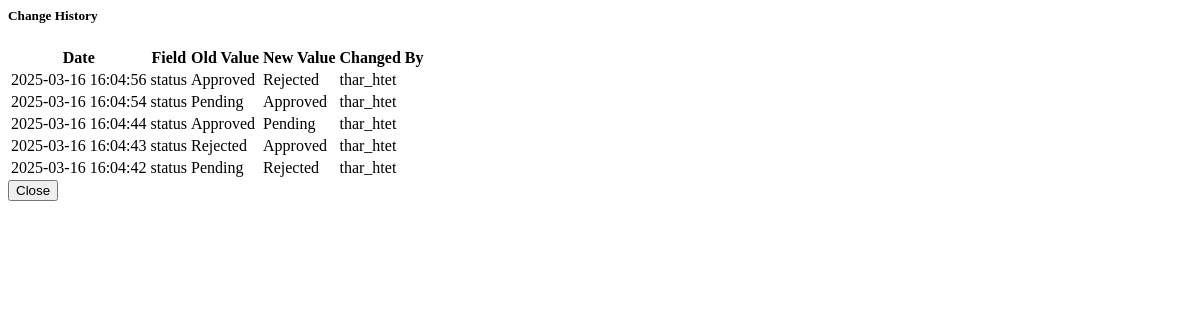
Before: /transaction/56/ (signed in) with the older database file.
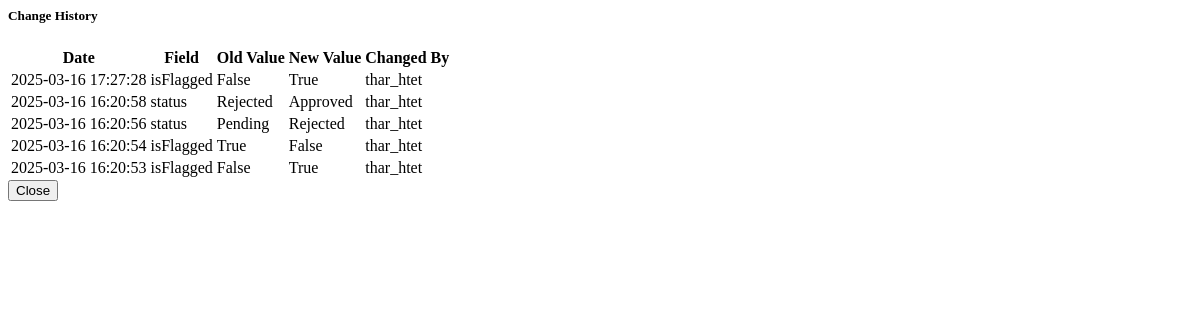
After: the same page with the newer database file.
### auditApp/models.py (models this page shows, shortened)
class TransactionHistory(models.Model):
    transaction = models.ForeignKey('Transaction', on_delete=models.CASCADE, related_name='history')
    changed_by = models.ForeignKey(User, on_delete=models.SET_NULL, null=True)
    changed_at = models.DateTimeField(auto_now_add=True)
    field_name = models.CharField(max_length=100)
    old_value = models.CharField(max_length=255, null=True)
    new_value = models.CharField(max_length=255, null=True)
    class Meta:
        ordering = ['-changed_at']

### auditApp/views.py (the view)
# urls.py: path('transaction/<int:pk>/', views.transaction_detail, name='transaction_detail'),
@login_required
def transaction_detail(request, pk):
    try:
        transaction = Transaction.objects.get(pk=pk)
        return render(request, 'partials/transaction_detail.html', {
            'transaction': transaction
        })
    except ObjectDoesNotExist:
        messages.error(request, 'Transaction not found.')
        return redirect('home')
    except DatabaseError as e:
        messages.error(request, 'A database error occurred.')
        print(f"Database error: {e}")
        return redirect('home')

### auditApp/models.py (called while the page is built)
    def get_history(self):
        return self.history.all().select_related('changed_by').order_by('-changed_at')

### auditApp/templates/partials/transaction_detail.html (shortened to what this page needs)
{% if transaction %}
<div class="modal-content">
    <div class="modal-body">
        <h5 class="mb-3">Change History</h5>
        <div class="table-responsive">
            <table class="table table-sm">
                <thead>
                    <tr>
                        <th>Date</th>
                        <th>Field</th>
                        <th>Old Value</th>
                        <th>New Value</th>
                        <th>Changed By</th>
                    </tr>
                </thead>
                <tbody>
                    {% for history in transaction.get_history|slice:":5" %}
                    <tr>
                        <td>{{ history.changed_at|date:"Y-m-d H:i:s" }}</td>
                        <td>{{ history.field_name }}</td>
                        <td>{{ history.old_value }}</td>
                        <td>{{ history.new_value }}</td>
                        <td>{{ history.changed_by.username }}</td>
                    </tr>
                    {% endfor %}
                </tbody>
            </table>
        </div>
    </div>
    <div class="modal-footer">
        <button type="button" class="btn btn-secondary" data-bs-dismiss="modal">Close</button>
    </div>
</div>
{% endif %}

Changed rows visible on the page:
no longer on this page (row unchanged): TransactionHistory: changed_at "2025-03-16 16:04:56", field_name "status", old_value "Approved", new_value "Rejected", changed_by.username "thar_htet"
no longer on this page (row unchanged): TransactionHistory: changed_at "2025-03-16 16:04:54", field_name "status", old_value "Pending", new_value "Approved", changed_by.username "thar_htet"
no longer on this page (row unchanged): TransactionHistory: changed_at "2025-03-16 16:04:44", field_name "status", old_value "Approved", new_value "Pending", changed_by.username "thar_htet"
no longer on this page (row unchanged): TransactionHistory: changed_at "2025-03-16 16:04:43", field_name "status", old_value "Rejected", new_value "Approved", changed_by.username "thar_htet"
no longer on this page (row unchanged): TransactionHistory: changed_at "2025-03-16 16:04:42", field_name "status", old_value "Pending", new_value "Rejected", changed_by.username "thar_htet"
added TransactionHistory: changed_at "2025-03-16 17:27:28", field_name "isFlagged", old_value "False", new_value "True", changed_by.username "thar_htet"
added TransactionHistory: changed_at "2025-03-16 16:20:58", field_name "status", old_value "Rejected", new_value "Approved", changed_by.username "thar_htet"
added TransactionHistory: changed_at "2025-03-16 16:20:56", field_name "status", old_value "Pending", new_value "Rejected", changed_by.username "thar_htet"
added TransactionHistory: changed_at "2025-03-16 16:20:54", field_name "isFlagged", old_value "True", new_value "False", changed_by.username "thar_htet"
added TransactionHistory: changed_at "2025-03-16 16:20:53", field_name "isFlagged", old_value "False", new_value "True", changed_by.username "thar_htet"
